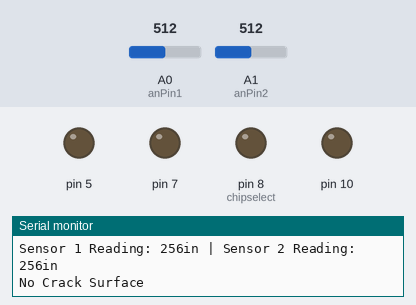
This sketch was run on a simulated Arduino Leonardo, built with avr-gcc and run on an emulated ATmega32U4. On the bench: output pins drawn as LEDs (lit = HIGH), the last lines printed to the serial monitor. The inputs (shaded band) are chosen by the test bench; at power-on: A0 (anPin1) = 512, A1 (anPin2) = 512. Storage starts empty; pins used as bus, display or sensor lines are not drawn.

Above: at 1.7 s.
1.8 s: A0 (anPin1) set to 534
At 2.32 s:
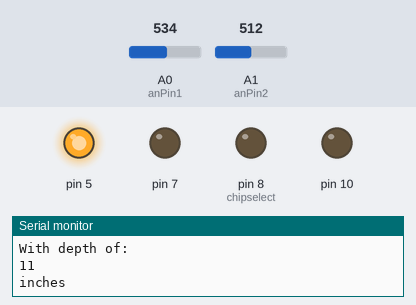
Timing chart, 0 to 11.7 s (numbered marks = the images above; inputs shaded):
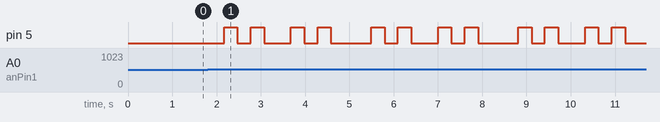

Measured:
- the behaviour switches between 515 and 516 on A0 (anPin1) (found by bisection; images 0 and 1)
- after the input at 1.8 s, pin 5: LOW → HIGH after 0.37 s, then repeats every 3.3 s: LOW 0.30 s, HIGH 0.30 s, LOW 0.61 s, HIGH 0.30 s, LOW 0.30 s, HIGH 0.30 s, LOW 0.91 s, HIGH 0.30 s

The sketch:

Final_Sensor.ino
```cpp
#include <Time.h>
#include <TimeLib.h>
#include <SD.h>
#include <stdio.h>
#include <SPI.h>


unsigned long time;
int d;
const int anPin1 = 0; // This will make the arduino board read analog voltage from sensor #1
const int anPin2 = 1; // This will make the arduino board read analog voltage from sensor #2
const int chipselect = 8; // The chip select pin on the SD shield is attached to deigital pin 8 (D8)
File sensorfile; // Defines a variable "sensorfile" using the File command

int triggerPin1 = 2;   // The trigger pin(RX) on sensor #1 is defined.
long distance1, distance2; // these variables represent the distance measured by the sensors.

// //This part of the code is to initialize the system and define the output variables.
void setup()
{
Serial.begin(9600);// sets the serial port to 9600

// Open serial communications and wait for port to open:


 while (!Serial) {
  ; // wait for serial port to connect. Needed for Leonardo only
    // This step will make sure that serial port is open.
}


//
// If the correct port is open, the chipselect pin and output pins for
// Micro SD socket are set as outputs.

Serial.print("Initializing SD card...");
// chip select pin and digital pin(D10), trigger pin(RX) and digital pin(D3)
// are set to be output.
  pinMode(chipselect, OUTPUT);
  pinMode(10, OUTPUT);
  pinMode(triggerPin1, OUTPUT);
  pinMode(5, OUTPUT);
  pinMode(7, OUTPUT);

  // see if the card is present and can be initialized:
  if (!SD.begin(chipselect)) {
    Serial.println();
    Serial.println("Card failed, or not present");
    return; // This will stop the code/function if the card is not detected.
  }
  Serial.println("card initialized."); // If card is detected, this statement will be displayed
                                       //to let the user know the chip is detected and the system
                                       // is functioning properly thus far.
    if (sensorfile) {
     sensorfile.println('\n');
     sensorfile.println("NEW TEST:");
     sensorfile.println('\n');
  }
  sensorfile.close();
}

//This part of the code is used to power up the sensors.
void start_sensor(){ // creates a function named start_sensor
  digitalWrite(triggerPin1,HIGH);
  delay(1);
  digitalWrite(triggerPin1,LOW);
  // In order to activate the sensors follwing steps are performed due to the code:
// The triggerPin1 is set to high, activating the digital pin (D2).
 // As the digital pin(D2) is activated, The trigger pin (RX) on sensor #1 gets a signal to go.
 // Sensor #1 begins to measure distance.
 // After a short delay, the triggerPin1  is set to low.
 //The echo pin (TX) on sensor #1 sends a signal to the trigger pin (RX) on sensr #2
 // Sensor #2 then begins to measure distance.

}


// This part of the code is to simply convert the voltage reading obtained from the sensor
//  to inches.
void read_sensors(){ // creates a function named read_sensors
  /*
  Scale factor is (Vcc/512) per inch. A 5V supply yields ~9.8mV/in
  Arduino analog pin goes from 0 to 1024, so the value has to be divided by 2 to get the actual inches
  */
  distance1 = analogRead(anPin1)/2; // Measurement reading obtaines from sensor #1
  distance2 = analogRead(anPin2)/2; // Measurement reading obtained from sensor #2
}


void led1() {
 if (distance1>(distance2 + 1)){ // This function will make the Led light up when the sensor #1 reading
                   // is less than sensor #2(base line).
    digitalWrite(5,HIGH); //lights up the led by setting the digital pin #3 high.
    delay(300);
    digitalWrite(5, LOW); // turns off the led.
    delay (300);

}

}

/*void led2()
{
  if (distance2==10){ // This function will make the Led light up when the sensor #1 reading
                   // is less than sensor #2(base line).
    digitalWrite(7,HIGH); //lights up the led by setting the digital pin #3 high.
    delay(2000);
    digitalWrite(7, LOW); // turns off the led.
    delay(2000);
    digitalWrite(7,HIGH); //lights up the led by setting the digital pin #3 high.
    delay(2000);
    digitalWrite(7, LOW); // turns off the led.
    delay(2000);
  }
}
*/
// This part of the code is to display the readings in the debug screen.
void print_all(){ //creates a function named print_all

if (distance1>(distance2 + 1)) {

  Serial.print('\n');
  Serial.print("Sensor 1 Reading:");
  Serial.print(" ");
  Serial.print(distance1); // prints the measurements obtained from sensor #1
  Serial.print("in");
  Serial.print(" |");
  Serial.print(" ");
  Serial.print("Sensor 2 Reading:");
  Serial.print(" ");
  Serial.print(distance2); // prints the measurements obtaines from sensor #2
  Serial.print("in");
  Serial.print(" ");
  Serial.print('\n');
  Serial.print("Crack Detected at Time: ");
  d=distance1-distance2;
  time = millis()/1000;
  //prints time since program started
  Serial.print('\n');
  Serial.println(time);Serial.print("seconds");
  Serial.print('\n');
  Serial.print('\n');
  Serial.print("With depth of:");
  Serial.print('\n');
  Serial.println(d);
    Serial.print("inches");
    delay(300);          // The readings from the sensors will be displayed every second.

led1();
}


else
{
  Serial.print("Sensor 1 Reading:");
  Serial.print(" ");
  Serial.print(distance1); // prints the measurements obtained from sensor #1
  Serial.print("in");
  Serial.print(" |");
  Serial.print(" ");
  Serial.print("Sensor 2 Reading:");
  Serial.print(" ");
  Serial.print(distance2); // prints the measurements obtaines from sensor #2
  Serial.print("in");
  Serial.print(" ");
  Serial.print('\n');
  Serial.print("No Crack Surface");

  Serial.println();
  delay(300);          // The readings from the sensors will be displayed every second.

led1();
}
}

// The following codes written in the loop function will conitnously function.
void loop() {


  start_sensor(); // calls in functions created earlier
  read_sensors();
   //led2();
   print_all();
   led1();

    sensorfile= SD.open("gymtest.txt", FILE_WRITE); // the comman SD.open with the FILE_WRITE
  //command creates a text file within the SD card named readings.

  if (sensorfile) {     // If a file is successfully created, this if statement is initiated.


  if (distance1>(distance2 + 1)) {
  print_all(); // calls in the function created earlier.
  sensorfile.print('\n');
  sensorfile.print("Sensor 1 Reading:");
  sensorfile.print(" ");
  sensorfile.print(distance1);// these function will write the values obtaines from the
                              //sensors to the gymtest.txt file.
    sensorfile.print("in");
  sensorfile.print(" ");
  sensorfile.print(" ");
  sensorfile.print("Sensor 2 Reading:");
  sensorfile.print(" ");
  sensorfile.print(distance2);
  sensorfile.print("in");
  sensorfile.print(" ");
  sensorfile.print("- Crack detected");
  sensorfile.println();
   sensorfile.print('\n');
  sensorfile.print("Crack Detected at Time (s): ");
  time = millis()/1000;
  //prints time since program started
  sensorfile.print('\n');
  sensorfile.println(time);
  sensorfile.print('\n');
  sensorfile.print("With depth (in):");
  sensorfile.println(d);
  sensorfile.print('\n');
  sensorfile.print('\n');
  led1();
  }

  else {

  print_all(); // calls in the function created earlier.
  sensorfile.print("Sensor 1 Reading:");
  sensorfile.print(" ");
  sensorfile.print(distance1);// these function will write the values obtaines from the
                              //sensors to the readings.txt file.
  sensorfile.print("in");
  sensorfile.print(" ");
  sensorfile.print(" ");
  sensorfile.print("Sensor 2 Reading:");
  sensorfile.print(" ");
  sensorfile.print(distance2);
  sensorfile.print("in");
  sensorfile.print(" ");
  sensorfile.print('\n');
  sensorfile.print("- No Crack Surface");
  sensorfile.println('\n');
  }
  sensorfile.close(); // this function will close the  created file and save all the
                      // information written durign the loop.
  delay(300);
  }
}
```
